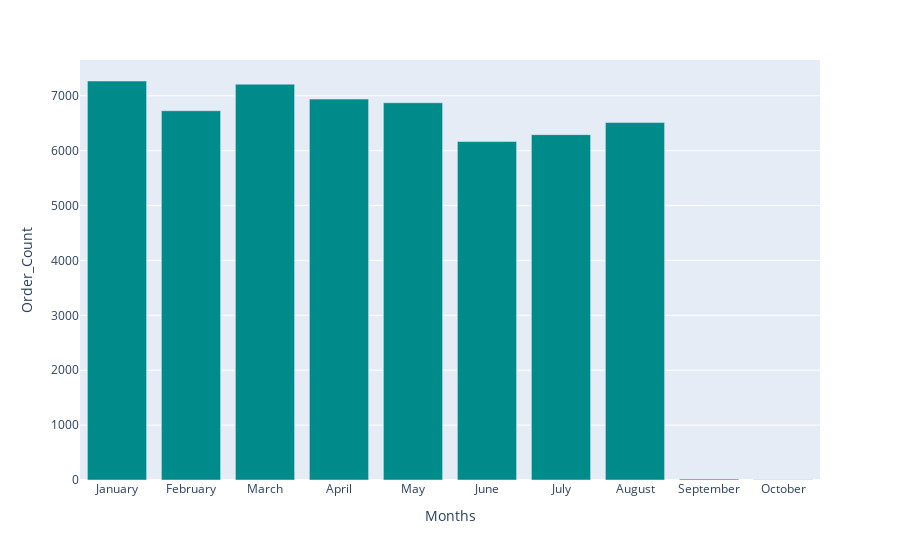

The code cell stored with this chart in its notebook:
### Code cell
fig = px.bar(dff, x="Months", y="Order_Count",
             category_orders={"Months": order},
             color_discrete_sequence=["darkcyan"])
fig.show()

### Figure 1 — Plotly figure (JSON) as saved in the notebook; plotly's stock layout.template omitted (floating-point values rounded to 4 significant figures)
{"data": [{"alignmentgroup": "True", "hovertemplate": "Months=%{x}<br>Order_Count=%{y}<extra></extra>", "legendgroup": "", "marker": {"color": "darkcyan", "pattern": {"shape": ""}}, "name": "", "offsetgroup": "", "orientation": "v", "showlegend": false, "textposition": "auto", "type": "bar", "x": ["July", "August", "February", "June", "March", "January", "May", "April", "September", "October"], "xaxis": "x", "y": [6292, 6512, 6728, 6167, 7211, 7269, 6873, 6939, 16, 4], "yaxis": "y"}], "layout": {"barmode": "relative", "legend": {"tracegroupgap": 0}, "margin": {"t": 60}, "xaxis": {"anchor": "y", "categoryarray": ["January", "February", "March", "April", "May", "June", "July", "August", "September", "October"], "categoryorder": "array", "domain": [0, 1], "title": {"text": "Months"}}, "yaxis": {"anchor": "x", "domain": [0, 1], "title": {"text": "Order_Count"}}}}
